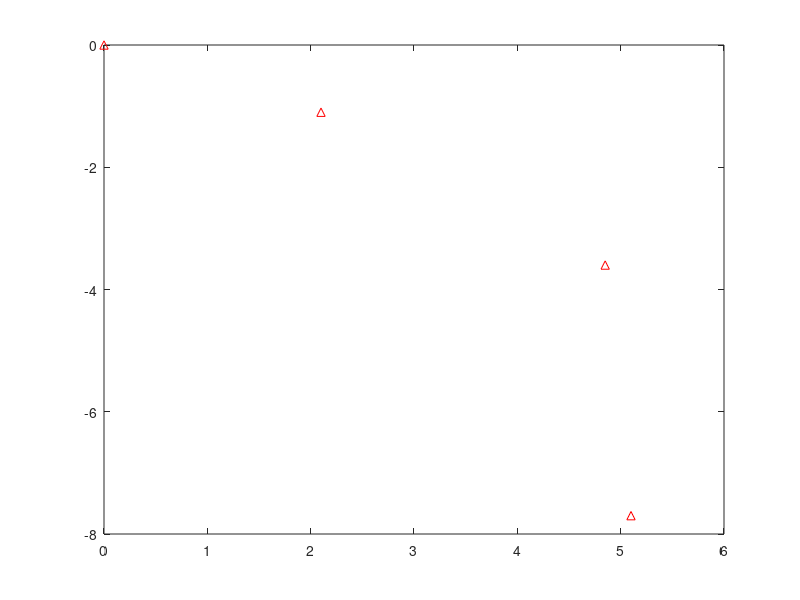

Write MATLAB code to recreate this figure. (Note: this script raises an error after producing the figure.)
controlPoints = [   0       0;
                    5.1     -7.7;
                    3.1     -13;
                    0.9     -7.7;
                    7.7     -1.5;
                    -2.7    -7.7;
                    3.1     -4.6;
                    9.2     -7.7    ];
controlPoints =  controlPoints';

auxiliaryShift = [  2.1     -1.1;
                    -0.25   4.1;
                    0.2     -2.8;
                    0.8     0;
                    -1      0;
                    -0.1    -2.75;
                    0.1     5.4;
                    -0.2    2.3;
                    0.5     -6.5;
                    -0.1    -4.3;
                    0.25    1.95;
                    -2.4    0;
                    3.6     0;
                    -0.25   0.45   ];
auxiliaryShift = auxiliaryShift';

nLines = length(controlPoints);
for iLine = 1 : nLines-1
    p1 = controlPoints(:, iLine);
    p2 = controlPoints(:, iLine+1);
    s1 = auxiliaryShift(:, 2*iLine-1);
    s2 = auxiliaryShift(:, 2*iLine);
    P = [p1, p1+s1, p2+s2, p2];
    plot(P(1,:),P(2,:),'r^')
    hold on
    P = cubicbezier(P);
    plot(P(1,:),P(2,:),'b-','LineWidth',3)
    
    axis equal
    axis off
    grid on
    hold on
end


